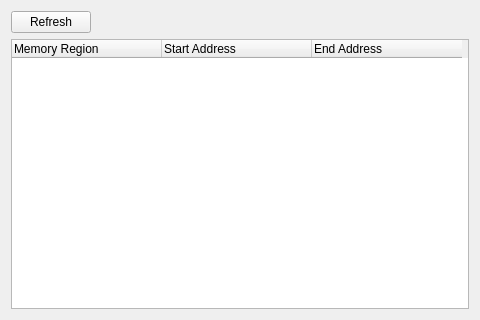
<?xml version="1.0" encoding="UTF-8"?>
<ui version="4.0">
 <class>memtree</class>
 <widget class="QWidget" name="memtree">
  <property name="geometry">
   <rect>
    <x>0</x>
    <y>0</y>
    <width>480</width>
    <height>320</height>
   </rect>
  </property>
  <property name="minimumSize">
   <size>
    <width>480</width>
    <height>200</height>
   </size>
  </property>
  <property name="windowTitle">
   <string>Memory Tree</string>
  </property>
  <layout class="QVBoxLayout" name="verticalLayout">
   <item>
    <layout class="QHBoxLayout" name="horizontalLayout">
     <item>
      <widget class="QPushButton" name="btn_refresh">
       <property name="text">
        <string>Refresh</string>
       </property>
      </widget>
     </item>
     <item>
      <spacer name="horizontalSpacer">
       <property name="orientation">
        <enum>Qt::Horizontal</enum>
       </property>
       <property name="sizeHint" stdset="0">
        <size>
         <width>40</width>
         <height>20</height>
        </size>
       </property>
      </spacer>
     </item>
    </layout>
   </item>
   <item>
    <widget class="QTreeWidget" name="tree_memory">
     <property name="editTriggers">
      <set>QAbstractItemView::NoEditTriggers</set>
     </property>
     <attribute name="headerMinimumSectionSize">
      <number>150</number>
     </attribute>
     <attribute name="headerDefaultSectionSize">
      <number>150</number>
     </attribute>
     <attribute name="headerStretchLastSection">
      <bool>false</bool>
     </attribute>
     <column>
      <property name="text">
       <string>Memory Region</string>
      </property>
     </column>
     <column>
      <property name="text">
       <string>Start Address</string>
      </property>
     </column>
     <column>
      <property name="text">
       <string>End Address</string>
      </property>
     </column>
    </widget>
   </item>
  </layout>
 </widget>
 <resources/>
 <connections/>
</ui>
